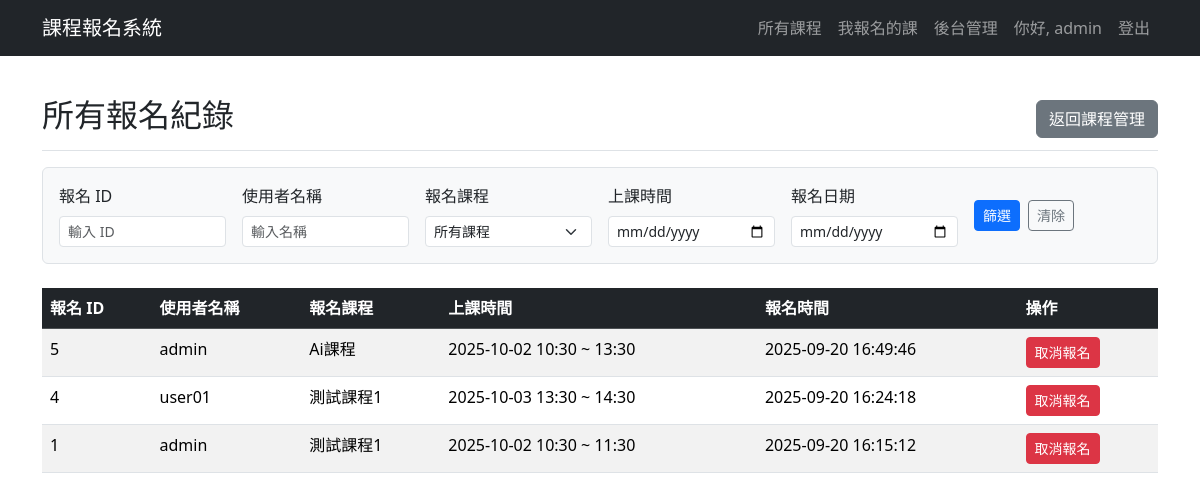
Page /admin/all_registrations (signed in) on the earlier database version.
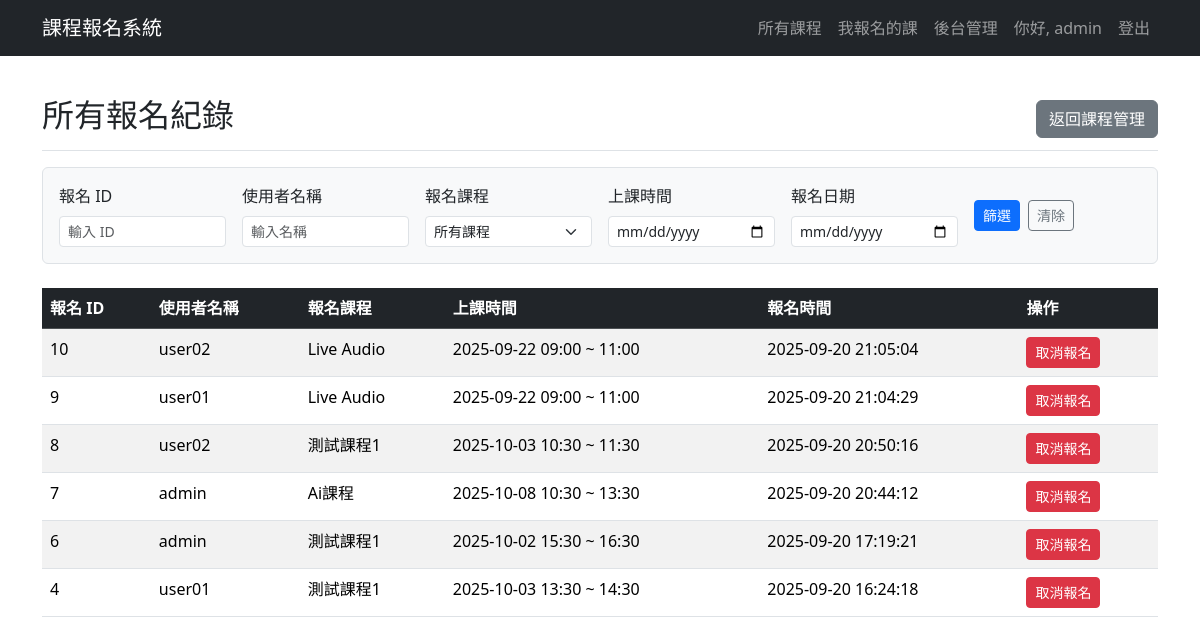
Same page on the later database version.
### app.py (models this page shows, shortened)
class User(UserMixin, db.Model):
    id = db.Column(db.Integer, primary_key=True) # 使用者ID 唯一值
    username = db.Column(db.String(80), unique=True, nullable=False)
    password_hash = db.Column(db.String(200), nullable=False) # 儲存雜湊後的密碼
    is_admin = db.Column(db.Boolean, default=False) # 是否為管理者
    __table_args__ = {'extend_existing': True} # 避免重複定義表格錯誤

class Registration(db.Model):
    __tablename__ = 'registration'
    id = db.Column(db.Integer, primary_key=True)
    user_id = db.Column(db.Integer, db.ForeignKey('user.id'), nullable=False)
    time_slot_id = db.Column(db.Integer, db.ForeignKey('time_slot.id'), nullable=False)
    registration_time = db.Column(db.DateTime, default=datetime.utcnow) # 儲存的是 UTC 時間
    __table_args__ = {'extend_existing': True}
    user = db.relationship('User', backref=db.backref('registrations', lazy=True))
    time_slot = db.relationship('TimeSlot', backref=db.backref('registrations', lazy='dynamic', cascade="all, delete-orphan", single_parent=True))
    def local_registration_time(self):
        return self.registration_time + timedelta(hours=8)

class Course(db.Model):
    __tablename__ = 'course' # 建議明確指定表名
    id = db.Column(db.Integer, primary_key=True)
    name = db.Column(db.String(120), nullable=False)
    description = db.Column(db.Text, nullable=False)
    speaker_info = db.Column(db.String(200))
    has_time_slots = db.Column(db.Boolean, default=False, nullable=False)
    status = db.Column(db.String(20), default='尚未開放')
    registration_start_time = db.Column(db.DateTime, nullable=False)
    registration_end_time = db.Column(db.DateTime, nullable=False)
    allow_user_to_choose_time = db.Column(db.Boolean, default=False, nullable=False)
    duration_hours = db.Column(db.Float, nullable=True, default=1) # 新增：上課時數欄位
    user_choice_start_date = db.Column(db.Date, nullable=True)
    user_choice_end_date = db.Column(db.Date, nullable=True)
    user_choice_start_time_of_day = db.Column(db.Time, nullable=True)
    user_choice_end_time_of_day = db.Column(db.Time, nullable=True)
    __table_args__ = {'extend_existing': True}
    files = db.relationship('CourseFile', backref='course', lazy=True, cascade="all, delete-orphan")
    time_slots = db.relationship('TimeSlot', backref='course', lazy=True, cascade="all, delete-orphan")

class TimeSlot(db.Model):
    __tablename__ = 'time_slot'
    id = db.Column(db.Integer, primary_key=True)
    slot_start_time = db.Column(db.DateTime, nullable=False)
    slot_end_time = db.Column(db.DateTime, nullable=False)
    capacity = db.Column(db.Integer, nullable=False, default=999)
    booked_count = db.Column(db.Integer, default=0)
    course_id = db.Column(db.Integer, db.ForeignKey('course.id'), nullable=False)
    __table_args__ = {'extend_existing': True}

### app.py (the view, shortened to what this page needs)
@app.route('/admin/all_registrations')
@login_required
@admin_required
def all_registrations():
    query = Registration.query.join(TimeSlot).join(User)
    reg_id_str = request.args.get('registration_id')
    if reg_id_str:
        try:
            query = query.filter(Registration.id == int(reg_id_str))
        except ValueError:
            flash('報名 ID 必須是數字', 'warning')
    username = request.args.get('username')
    if username:
        query = query.filter(User.username.ilike(f"%{username}%"))
    course_id_str = request.args.get('course_id')
    if course_id_str:
        try:
            query = query.filter(TimeSlot.course_id == int(course_id_str))
        except ValueError:
            flash('課程 ID 格式不正確', 'warning')
    slot_date_str = request.args.get('slot_date')
    if slot_date_str:
        try:
            slot_date = datetime.strptime(slot_date_str, '%Y-%m-%d').date()
            query = query.filter(func.date(TimeSlot.slot_start_time) == slot_date)
        except ValueError:
            flash('梯次日期格式不正確', 'warning')
    reg_date_str = request.args.get('registration_date')
    all_courses = Course.query.order_by(Course.name).all()
    all_regs = query.order_by(Registration.id.desc()).all()
    return render_template(
        'admin_all_registrations.html',
        registrations=all_regs,
        all_courses=all_courses,
        request=request
    )

### app.py (called while the page is built)
@login_manager.user_loader
def load_user(user_id): # 透過 user_id 載入使用者
    return User.query.get(int(user_id)) # 從資料庫取得使用者資料

def admin_required(f):
    @wraps(f)
    def decorated_function(*args, **kwargs):
        if not current_user.is_authenticated or not current_user.is_admin:
            flash('您沒有權限。', 'danger')
            return redirect(url_for('index'))
        return f(*args, **kwargs)
    return decorated_function

### templates/admin_all_registrations.html (shortened to what this page needs)
{% extends "layout.html" %}
{% block content %}
<div class="d-flex justify-content-between flex-wrap flex-md-nowrap align-items-center pt-3 pb-2 mb-3 border-bottom">
    <h1 class="h2">所有報名紀錄</h1>
    <a href="{{ url_for('admin_dashboard') }}" class="btn btn-secondary">返回課程管理</a>
</div>
<form method="GET" action="{{ url_for('all_registrations') }}" class="mb-4 p-3 border rounded bg-light">
    <div class="row g-3 align-items-center">
        <div class="col-md-2">
            <label for="registration_id" class="form-label">報名 ID</label>
            <input type="number" class="form-control form-control-sm" id="registration_id" name="registration_id" placeholder="輸入 ID" value="{{ request.args.get('registration_id', '') }}">
        </div>
        <div class="col-md-2">
            <label for="username" class="form-label">使用者名稱</label>
            <input type="text" class="form-control form-control-sm" id="username" name="username" placeholder="輸入名稱" value="{{ request.args.get('username', '') }}">
        </div>
        <div class="col-md-2">
            <label for="course_id" class="form-label">報名課程</label>
            <select id="course_id" name="course_id" class="form-select form-select-sm">
                <option value="">所有課程</option>
            </select>
        </div>
        <div class="col-md-2">
            <label for="slot_date" class="form-label">上課時間</label>
            <input type="date" class="form-control form-control-sm" id="slot_date" name="slot_date" value="{{ request.args.get('slot_date', '') }}">
        </div>
        <div class="col-md-2">
            <label for="registration_date" class="form-label">報名日期</label>
            <input type="date" class="form-control form-control-sm" id="registration_date" name="registration_date" value="{{ request.args.get('registration_date', '') }}">
        </div>
        <div class="col-md-2 d-flex align-items-end">
            <button type="submit" class="btn btn-primary btn-sm me-2">篩選</button>
            <a href="{{ url_for('all_registrations') }}" class="btn btn-outline-secondary btn-sm">清除</a>
        </div>
    </div>
</form>
<div class="table-responsive">
    <table class="table table-striped table-hover">
        <thead class="table-dark">
            <tr>
                <th>報名 ID</th>
                <th>使用者名稱</th>
                <th>報名課程</th>
                <th>上課時間</th>
                <th>報名時間</th>
                <th>操作</th>
            </tr>
        </thead>
        <tbody>
            {% if registrations %}
                {% for reg in registrations %}
                <tr>
                    <td>{{ reg.id }}</td>
                    <td>{{ reg.user.username }}</td>
                    <td>{{ reg.time_slot.course.name }}</td>
                    <td>{{ reg.time_slot.slot_start_time.strftime('%Y-%m-%d %H:%M') }} ~ {{ reg.time_slot.slot_end_time.strftime('%H:%M') }}</td>
                    <td>{{ reg.local_registration_time().strftime('%Y-%m-%d %H:%M:%S') }}</td>
                    <td>
                        <form action="{{ url_for('admin_cancel_registration', registration_id=reg.id) }}" method="POST" onsubmit="return confirm('確定要取消這位使用者的報名嗎？');" style="display: inline;">
                            <button type="submit" class="btn btn-danger btn-sm">取消報名</button>
                        </form>
                    </td>
                </tr>
                {% endfor %}
            {% else %}
                <tr>
                    <td colspan="6" class="text-center">找不到符合條件的報名紀錄。</td>
                </tr>
            {% endif %}
        </tbody>
    </table>
</div>
{% endblock %}

### templates/layout.html (shortened to what this page needs)
<!doctype html>
<html lang="zh-Hant">
<head>
    <link href="https://cdn.jsdelivr.net/npm/bootstrap@5.3.3/dist/css/bootstrap.min.css" rel="stylesheet">
    <link rel="stylesheet" href="https://cdn.jsdelivr.net/npm/bootstrap-icons@1.11.3/font/bootstrap-icons.min.css">
    <link rel="stylesheet" href="{{ url_for('static', filename='css/style.css') }}">
</head>
<body class="{% block body_class %}{% endblock %}">
    <nav class="navbar navbar-expand-lg {% block navbar_classes %}navbar-dark bg-dark{% endblock %}">
        <div class="container">
            <a class="navbar-brand" href="{{ url_for('index') }}">課程報名系統</a>
            <div class="collapse navbar-collapse" id="navbarNav">
                <ul class="navbar-nav ms-auto">
                    <li class="nav-item">
                        <a class="nav-link" href="{{ url_for('index') }}">所有課程</a>
                    </li>
                    {% if current_user.is_authenticated %}
                        <li class="nav-item">
                            <a class="nav-link" href="{{ url_for('my_courses') }}">我報名的課</a>
                        </li>
                        {% if current_user.is_admin %}
                        <li class="nav-item">
                            <a class="nav-link" href="{{ url_for('admin_dashboard') }}">後台管理</a>
                        </li>
                        {% endif %}
                        <li class="nav-item">
                            <a class="nav-link" href="#">你好, {{ current_user.username }}</a>
                        </li>
                        <li class="nav-item">
                            <a class="nav-link" href="{{ url_for('logout') }}">登出</a>
                        </li>
                    {% else %}
                        <li class="nav-item">
                            <a class="nav-link" href="{{ url_for('login') }}">登入/註冊</a>
                        </li>
                    {% endif %}
                </ul>
            </div>
        </div>
    </nav>
    <main class="container mt-4">
        {% block content %}{% endblock %}
    </main>
</body>
</html>

### static/css/style.css (style rules this page uses)
.btn { transition: all 0.2s ease-in-out; }

Differences in the rows shown:
no longer on this page (row unchanged): Registration: id "5", user.username "admin", time_slot.course.name "Ai課程", time_slot.slot_start_time "2025-10-02 10:30", time_slot.slot_end_time "13:30", local_registration_time "2025-09-20 16:49:46"
removed Registration: id "1", user.username "admin", time_slot.course.name "測試課程1", time_slot.slot_start_time "2025-10-02 10:30", time_slot.slot_end_time "11:30", local_registration_time "2025-09-20 16:15:12"
added Registration: id "10", user.username "user02", time_slot.course.name "Live Audio", time_slot.slot_start_time "2025-09-22 09:00", time_slot.slot_end_time "11:00", local_registration_time "2025-09-20 21:05:04"
added Registration: id "9", user.username "user01", time_slot.course.name "Live Audio", time_slot.slot_start_time "2025-09-22 09:00", time_slot.slot_end_time "11:00", local_registration_time "2025-09-20 21:04:29"
added Registration: id "8", user.username "user02", time_slot.course.name "測試課程1", time_slot.slot_start_time "2025-10-03 10:30", time_slot.slot_end_time "11:30", local_registration_time "2025-09-20 20:50:16"
added Registration: id "7", user.username "admin", time_slot.course.name "Ai課程", time_slot.slot_start_time "2025-10-08 10:30", time_slot.slot_end_time "13:30", local_registration_time "2025-09-20 20:44:12"
added Registration: id "6", user.username "admin", time_slot.course.name "測試課程1", time_slot.slot_start_time "2025-10-02 15:30", time_slot.slot_end_time "16:30", local_registration_time "2025-09-20 17:19:21"
